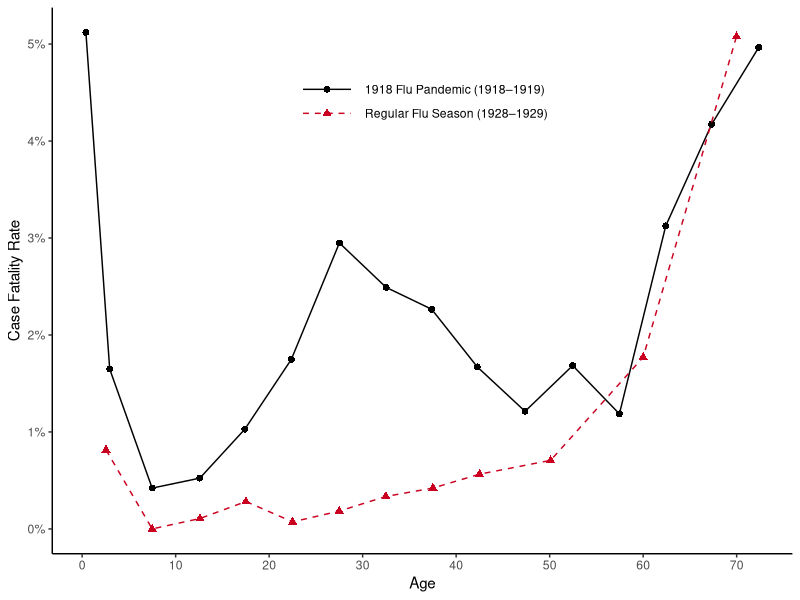

Recreate this plot in R.

# plotting CFR of 1918 flu vs. regular flu --------------------------------
# based on figure 3, panel C in Taubenberger & Morens (2006)
# data digitized from screenshot with https://apps.automeris.io/wpd/

library(dplyr)
library(ggplot2)
library(tidyr)

# import data -------------------------------------------------------------

df1918 <- read.csv("CFR1918.csv", header = F, sep = ";", dec = ",", col.names = c("age", "cfr1918"))
df1928 <- read.csv("CFR1928.csv", header = F, sep = ";", dec = ",", col.names = c("age", "cfr1928"))
    
# correct negative value to 0              
df1928$cfr1928 <- ifelse(df1928$cfr1928 < 0, 0, df1928$cfr1928)


# merge dataframes --------------------------------------------------------

df <- full_join(df1918, df1928)


# plotting ----------------------------------------------------------------

df %>% 
  pivot_longer(cols = cfr1918:cfr1928, names_to = "year", names_prefix = "cfr", values_to = "cfr") %>% 
  drop_na() %>% 
  mutate(cfr = cfr/100) %>% 
  ggplot(aes(age, cfr, color = year, linetype = year, shape = year)) +
  geom_point(size = 2) +
  geom_line() +
  labs(x = "Age", y = "Case Fatality Rate") +
  scale_y_continuous(labels = scales::percent_format(accuracy = 1)) +
  scale_x_continuous(breaks = seq(0, 70, 10)) +
  scale_color_manual(name = "",
                     labels = c("1918 Flu Pandemic (1918–1919)", "Regular Flu Season (1928–1929)"),
                     values = c("black", "#CA0020")) +
  scale_linetype_manual(labels = c("1918 Flu Pandemic (1918–1919)", "Regular Flu Season (1928–1929)"),
                        values = c("solid", "dashed")) +
  scale_shape_manual(labels = c("1918 Flu Pandemic (1918–1919)", "Regular Flu Season (1928–1929)"),
                     values = c(16, 17)) +
  theme_classic() +
  theme(legend.position = c(0.5, 0.85),
        legend.key.width = unit(3, "line"),
        legend.background = element_rect(fill=scales::alpha(0.1))) +
  guides(linetype = guide_legend(""),
         color = guide_legend(""),
         shape = guide_legend("")) -> p1


# save plot ---------------------------------------------------------------

ggsave("cfr.pdf",
       p1,
       width = 6,
       height = 3,
       units = "in",
       device = "pdf")

